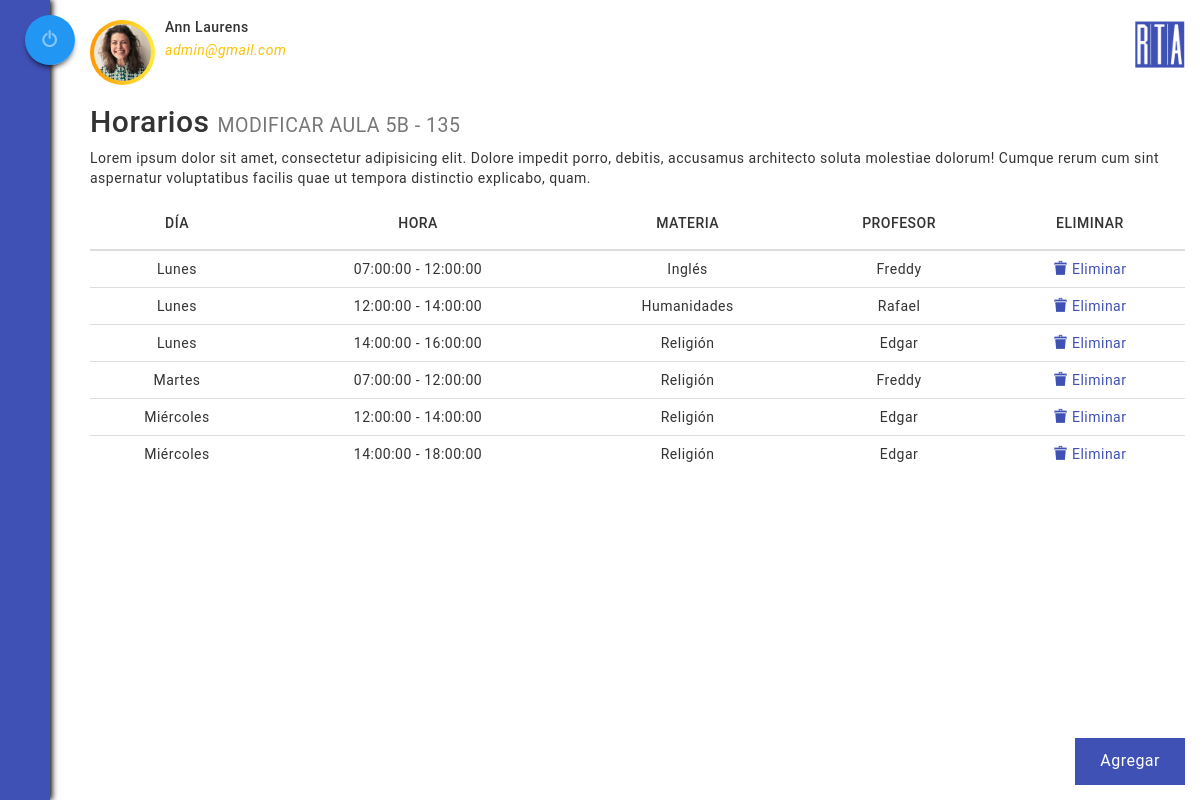
Page /sites/administrador/modificarHorarioAula.php?id_aula=0098&num_aula=135&bloque=5B (signed in) on the committed database.
### tables this page shows
CREATE TABLE `usuario` (
  `documento` bigint(12) NOT NULL,
  `tipo` varchar(20) NOT NULL,
  `correo` varchar(50) NOT NULL,
  `estado` tinyint(1) NOT NULL DEFAULT '0',
  `nombre` varchar(30) NOT NULL,
  `apellidos` varchar(40) NOT NULL,
  `clave` varchar(20) NOT NULL,
  `foto` varchar(30) DEFAULT 'dummy.png'
);

CREATE TABLE `horarios` (
  `id_clase` int(4) UNSIGNED ZEROFILL NOT NULL,
  `id_aula` int(4) UNSIGNED ZEROFILL DEFAULT NULL,
  `dia` tinyint(1) NOT NULL,
  `hora_inicio` time NOT NULL,
  `hora_fin` time NOT NULL,
  `profesor` varchar(30) NOT NULL,
  `materia` varchar(30) NOT NULL
);

### modelo/Usuario.php (called while the page is built, shortened)
<?php
class Usuario{
	private $tipo;
	private $apellidos;
	private $foto;
	public function __construct($correo){
		$conexion = new Conexion();
		$conexion->setAttribute(PDO::ATTR_ERRMODE, PDO::ERRMODE_EXCEPTION);
		$conexion->exec("SET CHARACTER SET utf8");
		$consulta = $conexion->query("SELECT * FROM usuario WHERE correo='".$correo."';")->fetchAll(PDO::FETCH_OBJ);
		foreach ($consulta as $valor) {
			$this->tipo = $valor->tipo;
			$this->apellidos = $valor->apellidos;
			$this->foto = $valor->foto;
		}
	}
	public function getTipo(){
		return $this->tipo;
	}
	public function getApellidos(){
		return $this->apellidos;
	}
	public function getFoto(){
		return $this->foto;
	}
}
?>

### controlador/Sesion.php (called while the page is built, shortened)
<?php
	if(isset($_POST["enviar"])){
		require_once("../modelo/Sesion.php");
		require_once("../modelo/Usuario.php");
	}else{
		require_once("../../modelo/Usuario.php");
	}
	$sesion = new Sesion();
	if($sesion->verificarSesion()){
		$usuario = new Usuario($_SESSION["usuario"]);
		$tipo = $usuario->getTipo();
		$apellidos = $usuario->getApellidos();
		$foto = $usuario->getFoto();
	}else{
		$sesion->cerrarSesion();
	}
?>

### modelo/listaHorarios.php (called while the page is built, shortened)
<?php
require_once("Horario.php");
require_once("Nodo.php");
class listaHorario{
	private $cabeza;
	public function __construct($id_aula){
		$conexion = new Conexion();
		$conexion->setAttribute(PDO::ATTR_ERRMODE, PDO::ERRMODE_EXCEPTION);
		$conexion->exec("SET CHARACTER SET utf8");
		$registros_horarios = $conexion->query("SELECT * FROM horarios WHERE id_aula=".$id_aula)->fetchAll(PDO::FETCH_OBJ);
		foreach ($registros_horarios as $horario) {
			$nuevaClase = new Horario($horario->id_clase,$horario->id_aula,$horario->dia, $horario->hora_inicio, $horario->hora_fin, $horario->materia, $horario->profesor);
		}
	}
	public function esVacia(){
		return $this->cabeza == NULL;
	}
	public function agregarClase($aula){
		$nodoAula = new Nodo($aula);
		if($this->esVacia()){
			$this->cabeza = $nodoAula;
		}else{
			$aux = $this->cabeza;
			while ($aux->getLiga() != NULL) {
				$aux = $aux->getLiga();
			}
		}
	}
	public function getCabeza(){
		return $this->cabeza;
	}
}
?>

### controlador/ModificarHorario.php (called while the page is built, shortened)
<?php
	require_once("../../modelo/listaHorarios.php");
	require_once("../../modelo/Horario.php");
	$listaHorarioAula = new listaHorario($_GET["id_aula"]);
?>

### modelo/Nodo.php (called while the page is built, shortened)
<?php
class Nodo{
	private $dato;
	private $liga;
	public function __construct($dato){
		$this->dato = $dato;
		$this->liga = NULL;
	}
	public function getDato(){
		return $this->dato;
	}
	public function getLiga(){
		return $this->liga;
	}
	public function setLiga($liga){
		$this->liga = $liga;
	}
}
?>

### modelo/Horario.php (called while the page is built, shortened)
<?php
class Horario{
	private $id_clase;
	private $dia;
	private $hora_inicio;
	private $hora_fin;
	private $materia;
	private $profesor;
	public function __construct($id_clase, $id_aula, $dia, $hora_inicio, $hora_fin, $materia, $profesor){
		$this->id_clase = $id_clase;
		$this->dia = $dia;
		$this->hora_inicio = $hora_inicio;
		$this->hora_fin = $hora_fin;
		$this->materia = $materia;
		$this->profesor = $profesor;
	}
	public function numberToDia($numero_dia){
		$dia = "";
		switch ($numero_dia) {
			case 1:
				$dia = "Lunes";
				break;
			case 2:
				$dia = "Martes";
				break;
			case 3:
				$dia = "Miércoles";
				break;
		}
		return $dia;
	}
	public function getIdClase(){
		return $this->id_clase;
	}
	public function getDia(){
		return $this->dia;
	}
	public function getHoraInicio(){
		return $this->hora_inicio;
	}
	public function getHoraFin(){
		return $this->hora_fin;
	}
	public function getMateria(){
		return $this->materia;
	}
	public function getProfesor(){
		return $this->profesor;
	}
}
?>

### templades/tablaModificarHorarios.php (the view, shortened to what this page needs)
<tr>
	<td><?php echo $aux->getDato()->numberToDia($aux->getDato()->getDia()); ?></td>
	<td><?php echo $aux->getDato()->getHoraInicio()." - ".$aux->getDato()->getHoraFin(); ?></td>
	<td><?php echo $aux->getDato()->getMateria(); ?></td>
	<td><?php echo $aux->getDato()->getProfesor(); ?></td>
	<td>
		<a href="#eliminarClase<?php echo $aux->getDato()->getIdClase(); ?>" data-toggle="modal" class="txt-indigo"><span class="icon-bin2"></span> <na class="hidden-xs">Eliminar</na></a>
	</td>
</tr>

### templades/informacionSesion.php
<div class="media">
	<br>
	<div class="media-left">
			<?php
				if($tipo == "admin"){
					$gradiente = "background: rgba(218,165,32,1);background: linear-gradient(to right, #FF9800 0%, #FFEB3B 100%);";
					$color = "txt-ambar";
				}else{
					$gradiente = "background: #3F51B5;background: linear-gradient(to right, #3F51B5 0%, #03A9F4 100%);";
					$color = "txt-azul-claro";
				}
			?>
		<div class="sesion-info" style="<?php echo $gradiente;?>">
			<div style="background:url(../../img/usuarios/<?php echo $foto;?>);width: 100%;height: 100%;background-position: center;background-size: cover;border-radius: 50%;"></div>
		</div>
	</div>
	<div class="media-body text-left">
		<h5 class="media-heading fw-500"><?php echo $nombre." ".$apellidos; ?></h5>
	    <i class="<?php echo $color; ?>"><?php echo $correo; ?></i>
	</div>
</div>

### vista/ModificarHorario.php
<?php
	if($listaHorarioAula->esVacia()){
		echo "<br><div class='alert alert-danger' role='alert'>El aula no tiene horario <span class='icon-tongue2'></span></div>";
	}else{
?>
	<table class="table table-hover">
		<thead>
			<th><center><h5>DÍA</h5></center></th>
			<th><center><h5>HORA</h5></center></th>
			<th><center><h5>MATERIA</h5></center></th>
			<th><center><h5>PROFESOR</h5></center></th>
			<th><center><h5>ELIMINAR</h5></center></th>
		</thead>
<?php
		$aux = $listaHorarioAula->getCabeza();
		while ($aux != NULL) {
			include("../../templades/tablaModificarHorarios.php");
			$aux = $aux->getLiga();
		}
	}
?>
	</table>

### css/styles.css (style rules this page uses)
* { padding: 0px; margin: 0px; font-family: 'Roboto', sans-serif; letter-spacing: .5px; }
html, body { height: 100%; }
td { vertical-align: middle !important; }
a { text-decoration: none; }
.sesion-info { padding: 4px 4px; width: 65px; height: 65px; border-radius: 50%; background: rgba(218,165,32,1); background: linear-gradient(to right, rgba(218,165,32,1) 0%, rgba(255,217,0,1) 100%); }
.txt-indigo { color: #3F51B5; }
.txt-ambar { color: #FFC107; }
.fw-500 { font-weight: 500 !important; }
.table { margin-bottom: 0 !important; }

### rows in the picture
usuario: foto (picture), apellidos "Laurens"
horarios: dia "Lunes", hora_inicio "07:00:00", hora_fin "12:00:00", materia "Inglés", profesor "Freddy"
horarios: dia "Lunes", hora_inicio "12:00:00", hora_fin "14:00:00", materia "Humanidades", profesor "Rafael"
horarios: dia "Lunes", hora_inicio "14:00:00", hora_fin "16:00:00", materia "Religión", profesor "Edgar"
horarios: dia "Martes", hora_inicio "07:00:00", hora_fin "12:00:00", materia "Religión", profesor "Freddy"
horarios: dia "Miércoles", hora_inicio "12:00:00", hora_fin "14:00:00", materia "Religión", profesor "Edgar"
horarios: dia "Miércoles", hora_inicio "14:00:00", hora_fin "18:00:00", materia "Religión", profesor "Edgar"

### other values in the picture
$nombre "Ann"
$correo "admin@gmail.com"
$bloqueAula "5B"
$numeroAula "135"
